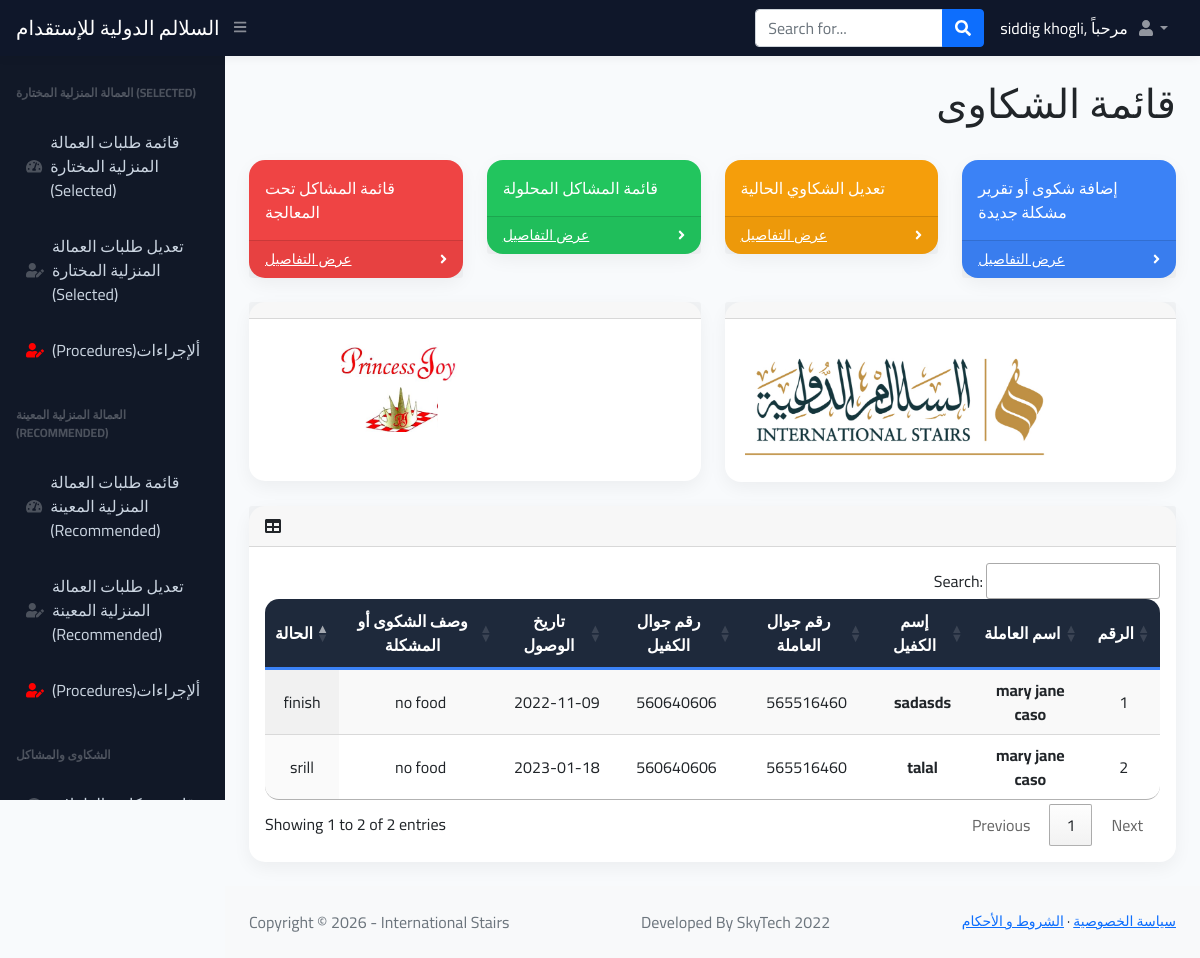
Page /complaint_index (signed in) on the earlier database version.
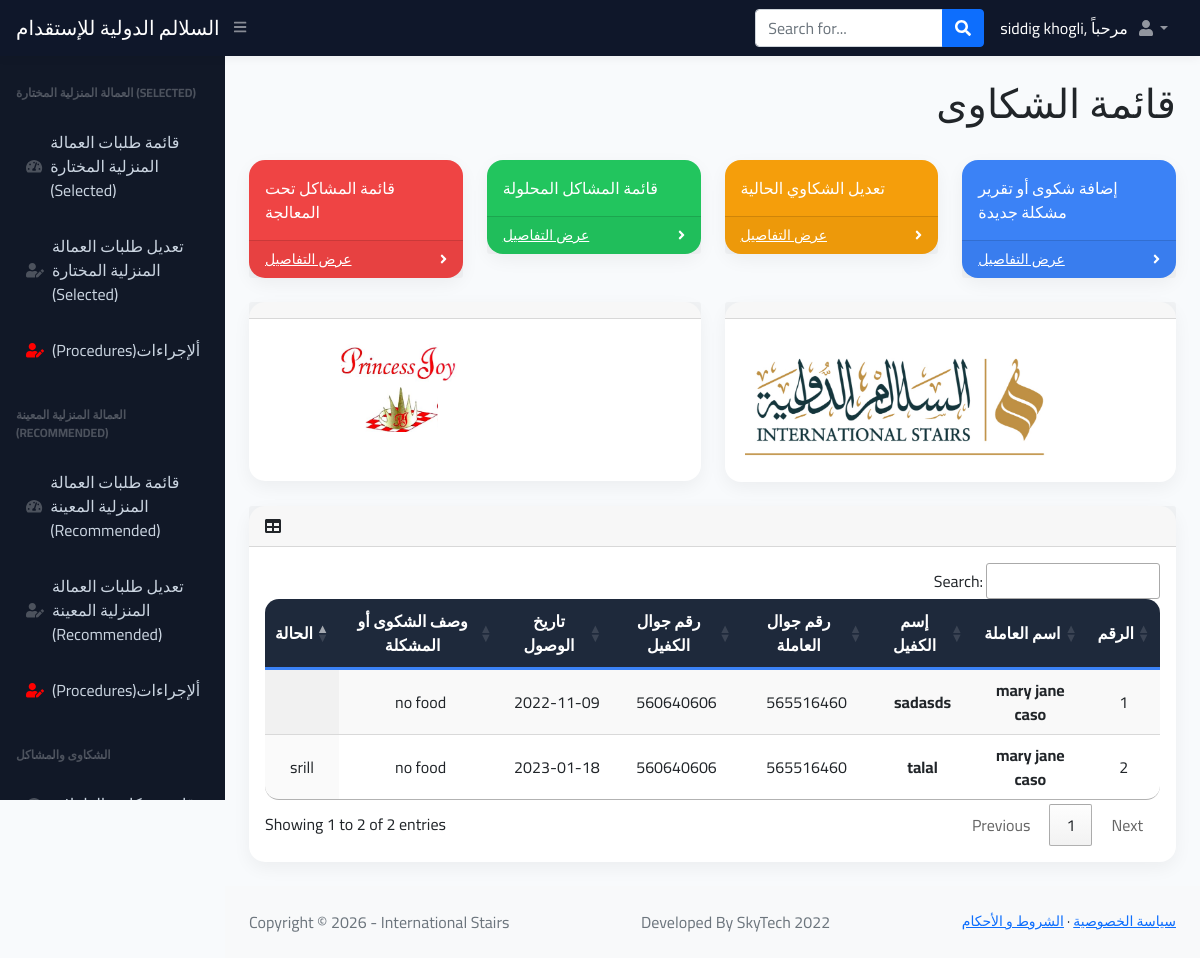
Same page on the later database version.
### main.py (models this page shows)
class Complaint(db.Model):
    __tablename__ = "complaint"
    id = db.Column(db.Integer, primary_key=True)
    worker_name = db.Column(db.String(250), nullable=False)
    Employer_name = db.Column(db.String(250), nullable=False)
    Worker_contact_No = db.Column(db.BIGINT, nullable=False)
    Employer_contact_No = db.Column(db.BIGINT, nullable=False)
    Deployment_Date = db.Column(db.Date, nullable=False)
    Complaint_Description = db.Column(db.String(1000), nullable=False)
    Status = db.Column(db.String(1000), nullable=False)

### main.py (the view)
@app.route("/complaint_index")
@login_required
def complaint():
    all_complaints = Complaint.query.all()
    return render_template("complaint_index.html", complaints=all_complaints, name=current_user.name, logged_in=True)

### main.py (called while the page is built)
@login_manager.user_loader
def load_user(user_id):
    return User.query.get(int(user_id))

### templates/complaint_index.html (shortened to what the changed rows need)
<!DOCTYPE html>
<html lang="en">
   {%include "header.html"%}
    <body class="sb-nav-fixed">
    <head>
</head>
        <div id="layoutSidenav">
            <div id="layoutSidenav_content">
                <main>
                    <div class="container-fluid px-4">
                        <h1 class="mt-4" style="text-align:right"> قائمة الشكاوى </h1>
                        <br>
                        <div class="card mb-4">
                            <div class="card-body">
                                <table id="datatablesSimple" class="display" style="width:100%">
                                     <thead>
                                        <tr>
                                            <th style="text-align:center;">الحالة</th>
                                            <th style="text-align:center;">وصف الشكوى أو المشكلة</th>
                                            <th style="text-align:center;">تاريخ الوصول</th>
                                            <th style="text-align:center;">رقم جوال الكفيل</th>
                                            <th style="text-align:center;">رقم جوال العاملة </th>
                                            <th style="text-align:center;">إسم الكفيل</th>
                                             <th style="text-align:center;">اسم العاملة</th>
                                            <th style="text-align:center;">الرقم</th>
                                        </tr>
                                    </thead>
                                    <tbody>
                                        {% for complaint in complaints %}
                                          <tr>
                                            <td style="text-align:center;">{{complaint.Status}}</td>
                                             <td style="text-align:center;">{{complaint.Complaint_Description}}</td>
                                             <td style="text-align:center;">{{complaint.Deployment_Date}}</td>
                                             <td style="text-align:center;">{{complaint.Employer_contact_No}}</td>
                                             <td style="text-align:center;">{{complaint.Worker_contact_No}}</td>
                                            <td style="text-align:center;"><b>{{complaint.Employer_name}}</b></td>
                                             <td style="text-align:center;"><b>{{complaint.worker_name}}</b></td>
                                            <td style="text-align:center;">{{complaint.id}}</td>
                                        </tr>
                                        {% endfor %}
                                    </tbody>
                                </table>
                            </div>
                        </div>
                    </div>
                </main>
            </div>
        </div>
    </body>
</html>

Differences in the rows shown:
changed Complaint "sadasds": Status "finish" → (not shown)
